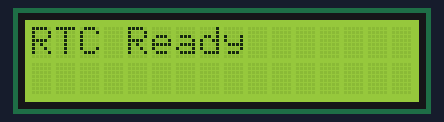
Simulated run of this sketch. Board: Arduino Uno, built with avr-gcc and run on an emulated ATmega328P. Parts: 16×2 character LCD. The local clock reads 2024-03-15 10:24:30 at power-on unless the sketch sets it.

Above: at 0.1 s.
At 1.2 s:
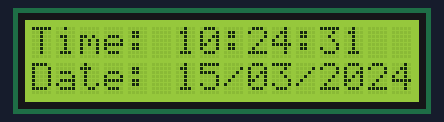
At 10.5 s:
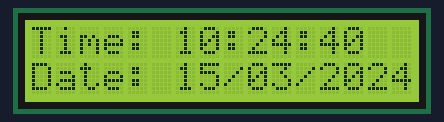
At 19.8 s:
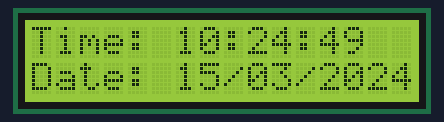
At 29.0 s:
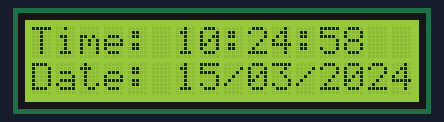
At 38.3 s:
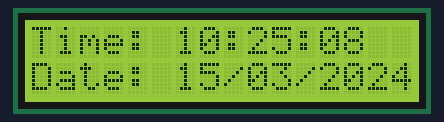

The sketch:

Clock.ino
```cpp
#include <Wire.h>
#include <RTClib.h>
#include <LiquidCrystal_I2C.h>

// Create RTC and LCD objects
RTC_DS1307 rtc;
LiquidCrystal_I2C lcd(0x27, 16, 2); // Change to 0x3F if 0x27 doesn't work

void setup() {
  Wire.begin();
  lcd.init();
  lcd.backlight();

  Serial.begin(9600); // For debugging

  if (!rtc.begin()) {
    lcd.setCursor(0, 0);
    lcd.print("RTC not found!");
    while (1); // Stop here if RTC is not found
  }

  if (!rtc.isrunning()) {
    lcd.setCursor(0, 1);
    lcd.print("RTC is stopped");
    // Set the RTC to the time the sketch was compiled
    rtc.adjust(DateTime(F(__DATE__), F(__TIME__)));
    delay(2000);
    lcd.clear();
  }

  lcd.clear();
  lcd.setCursor(0, 0);
  lcd.print("RTC Ready");
  delay(1000);
  lcd.clear();
}

void loop() {
  DateTime now = rtc.now(); // Always get a fresh copy

  // Format time with leading zeroes (HH:MM:SS)
  char timeBuffer[9];
  snprintf(timeBuffer, sizeof(timeBuffer), "%02d:%02d:%02d", now.hour(), now.minute(), now.second());

  // Format date (DD/MM/YYYY)
  char dateBuffer[11];
  snprintf(dateBuffer, sizeof(dateBuffer), "%02d/%02d/%04d", now.day(), now.month(), now.year());

  // Display time
  lcd.setCursor(0, 0);
  lcd.print("Time: ");
  lcd.print(timeBuffer);
  lcd.print(" "); // Optional: erase old characters

  // Display date
  lcd.setCursor(0, 1);
  lcd.print("Date: ");
  lcd.print(dateBuffer);
  lcd.print(" "); // Optional: erase old characters

  delay(1000);
}
```

Measured:
- what the display in image 1 shows lasts 1.0 s, from 1.1 s to 2.1 s
